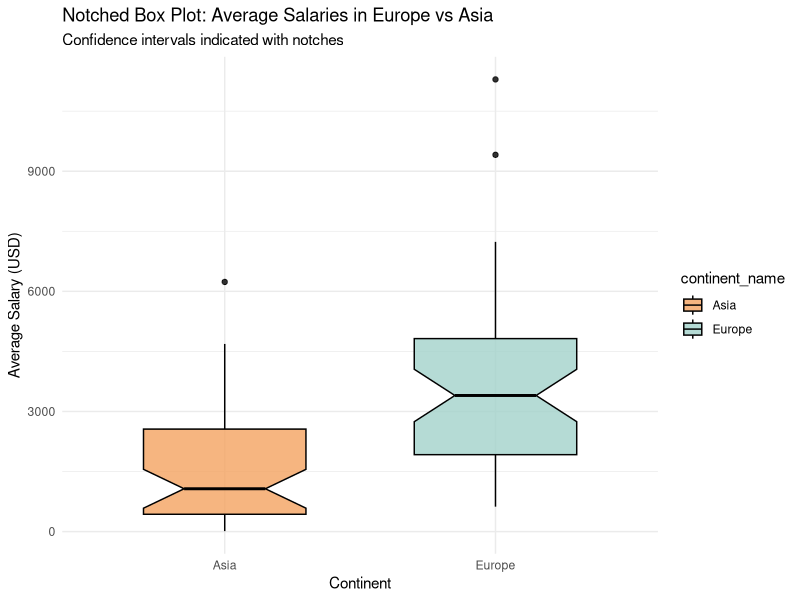

Recreate this plot in R.
# Load necessary library
library(ggplot2)

# Load the dataset
salary_data <- read.csv("Datasets/salary_data.csv")
print("Dataset loaded:")
print(head(salary_data))

# Check column names
print("Column names:")
print(names(salary_data))

# Check unique continent values
print("Unique continent names:")
print(unique(salary_data$continent_name))

# Filter data for Europe and Asia
filtered_data <- subset(salary_data, continent_name %in% c("Europe", "Asia"))
print("Filtered data:")
print(head(filtered_data))
print("Number of rows in filtered data:")
print(nrow(filtered_data))

# Create the Box Plot
if (nrow(filtered_data) > 0) {
  box_plot <- ggplot(filtered_data, aes(x = continent_name, y = average_salary, fill = continent_name)) +
    geom_boxplot(notch = TRUE, width = 0.6, alpha = 0.8, color = "black") +
    labs(title = "Notched Box Plot: Average Salaries in Europe vs Asia",
         subtitle = "Confidence intervals indicated with notches",
         x = "Continent",
         y = "Average Salary (USD)") +
    scale_fill_manual(values = c("Europe" = "#A3D2CA", "Asia" = "#F4A261")) +
    theme_minimal()
  print("Displaying Box Plot...")
  print(box_plot)
} else {
  print("Filtered data is empty. Check your dataset and filtering criteria.")
}
